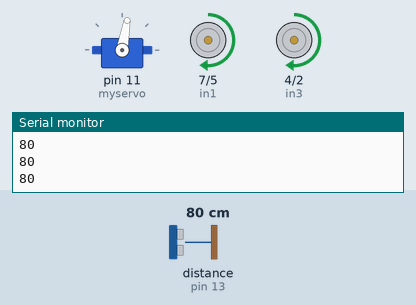
This sketch was run on a simulated Arduino Uno, built with avr-gcc and run on an emulated ATmega328P. Shown: servo, motor-driver pin pairs drawn as motors (green arrow = first pin HIGH = forward, orange = second pin HIGH = backward, longer = more drive, scaled by the enable pin), the last lines printed to the serial monitor. The inputs (shaded band) are chosen by the test bench; at power-on: distance to the obstacle (sensor on pin 13) 80 cm. The echo pulse lasts 58.3 µs per cm.

Above: at 1.8 s.
1.9 s: distance to the obstacle (sensor on pin 13) set to 71 cm
At 4.3 s:
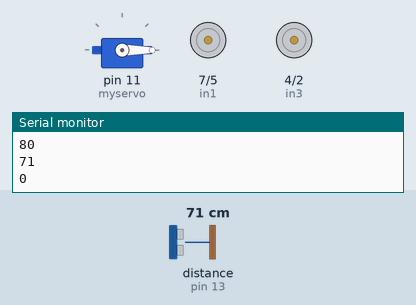
4.6 s: distance to the obstacle (sensor on pin 13) set to 2 cm
At 7.5 s:
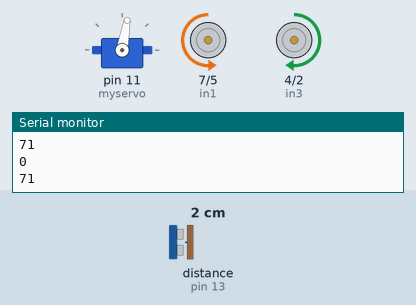
7.7 s: distance to the obstacle (sensor on pin 13) set to 120 cm
At 8.9 s:
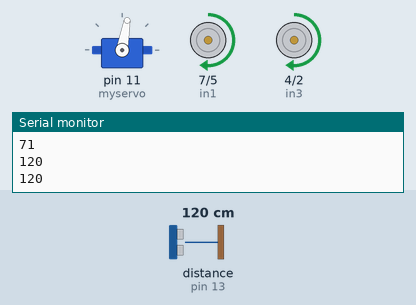
9.4 s: distance to the obstacle (sensor on pin 13) set to 4 cm
At 9.8 s:
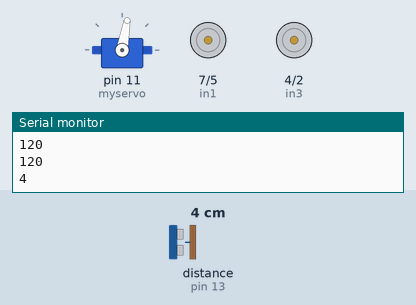
12.0 s: distance to the obstacle (sensor on pin 13) set to 9 cm
At 19.1 s:
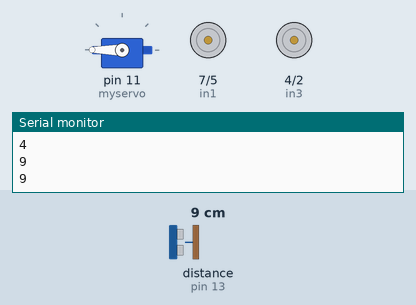
Timing chart, 0 to 22.0 s (numbered marks = the images above; inputs shaded):
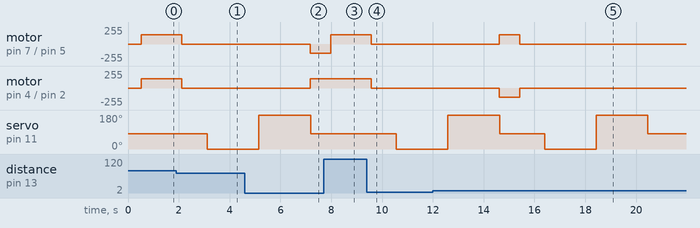

The sketch:

ultrasonic_smartcar.ino
```cpp
//Setup for Ultrasonic sensor

#include <SR04.h>

#define trig_pin 13
#define echo_pin 12

SR04 sr04 = SR04(echo_pin,trig_pin);

//Setup for Servo Motor

#include <Servo.h>

Servo myservo;

int pos = 0;
int leftDis = 0;
int rightDis = 0;
int forward = 0;

//Setup for Wheel Motors

#define enA 6
#define in1 7
#define in2 5
#define enB 3
#define in3 4
#define in4 2

void go() {
  analogWrite(enA, 140);
  analogWrite(enB, 140);
  digitalWrite(in1, HIGH);
  digitalWrite(in2, LOW);
  digitalWrite(in3, HIGH);
  digitalWrite(in4, LOW);
}

void left() {
  analogWrite(enA, 135);
  analogWrite(enB, 135);
  digitalWrite(in1, HIGH);
  digitalWrite(in2, LOW);
  digitalWrite(in3, LOW);
  digitalWrite(in4, HIGH);
}

void right() {
  analogWrite(enA, 135);
  analogWrite(enB, 135);
  digitalWrite(in1, LOW);
  digitalWrite(in2, HIGH);
  digitalWrite(in3, HIGH);
  digitalWrite(in4, LOW);
}

void stop() {
  digitalWrite(enA, LOW);
  digitalWrite(enB, LOW);
}

void setup() {
  Serial.begin(9600);
  myservo.attach(11);
  pinMode(enA, OUTPUT);
  pinMode(enB, OUTPUT);
  pinMode(in1, OUTPUT);
  pinMode(in2, OUTPUT);
  pinMode(in3, OUTPUT);
  pinMode(in4, OUTPUT);

}

void loop() {

  myservo.write(80);
  delay(500);

  forward = sr04.Distance();
  Serial.println(forward);

  if (forward < 75) {
    stop();
    delay(1000);

    myservo.write(0);
    delay(1000);
    rightDis = sr04.Distance();
    Serial.println(leftDis);
    delay(1000);

    myservo.write(180);
    delay(1000);
    leftDis = sr04.Distance();
    Serial.println(rightDis);
    delay(1000);

    if(rightDis > leftDis) {
        right();
        delay(15);
      }
      else if(rightDis < leftDis) {
        left();
        delay(15);
      }
      myservo.write(80);
      delay(250);
  }

  else{
    go();
  }


}
```

Measured:
- the behaviour switches between 75 and 74 cm on distance to the obstacle (sensor on pin 13) (found by bisection; images 0 and 1)
- after the input at 1.9 s, motor on pin 7 (in1) / pin 5 (in2), motor on pin 4 (in3) / pin 2 (in4): forward 140/255 → stopped after 0.22 s; servo on pin 11 (myservo): 80° → 0° after 1.2 s
- after the input at 4.6 s, motor on pin 7 (in1) / pin 5 (in2): stopped → backward 140/255 after 2.6 s; motor on pin 4 (in3) / pin 2 (in4): stopped → forward 140/255 after 2.6 s
- after the input at 7.7 s, motor on pin 7 (in1) / pin 5 (in2): backward 140/255 → forward 140/255 after 0.28 s; motor on pin 4 (in3) / pin 2 (in4): stays forward 140/255 (without the input it goes to stopped after 0.27 s); servo on pin 11 (myservo): stays 80° (without the input it goes to 0° after 1.3 s)
- after the input at 9.4 s, motor on pin 7 (in1) / pin 5 (in2), motor on pin 4 (in3) / pin 2 (in4): forward 140/255 → stopped after 0.17 s; servo on pin 11 (myservo): 80° → 0° after 1.2 s
- after the input at 12.0 s, motor on pin 7 (in1) / pin 5 (in2): stopped → forward 140/255 after 2.6 s, → stopped 0.79 s later; motor on pin 4 (in3) / pin 2 (in4): stopped → backward 135/255 after 2.6 s, → stopped 0.79 s later
